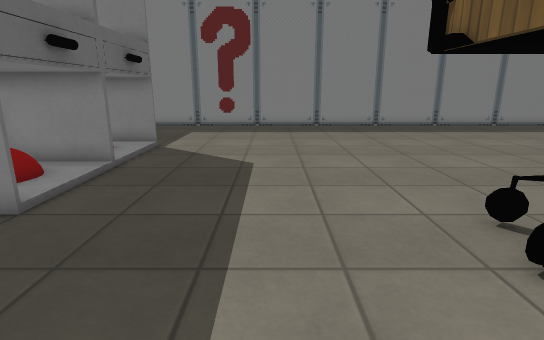
[1] (above)

17 first-person views from a walk through a 3-D level made in the Godot game engine. The camera is 1.2 m above the floor, tilts 14° down and sees 80° across. The floor is counted in squares, 0.5 m on a side. Each view is taken from the middle of a square. On the plan, view 1 faces up. The plan holds only what a view shows up to about 20 squares ahead; the rest is blank. Some surface patterns are stand-ins.

[2]
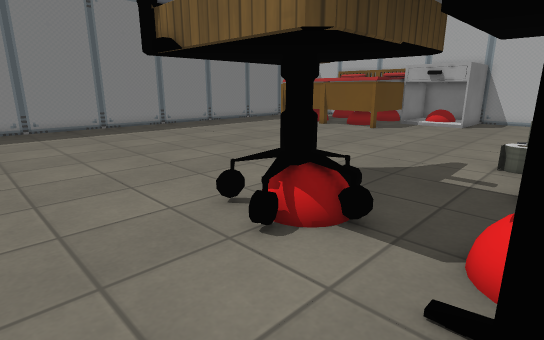

[3]
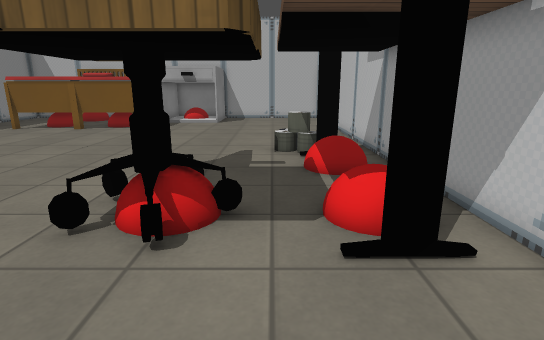

[4]
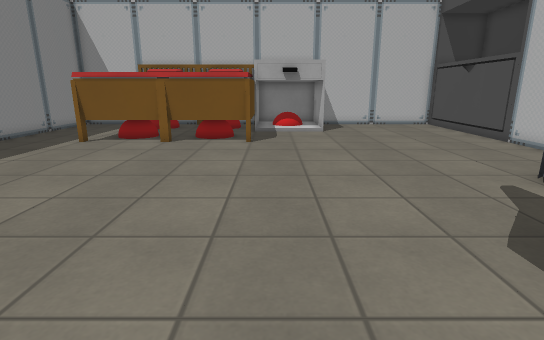

[5]
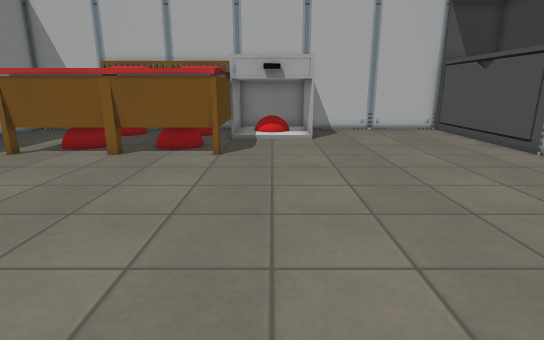

[6]
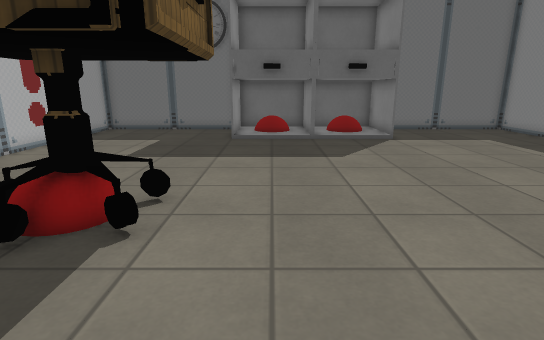

[7]
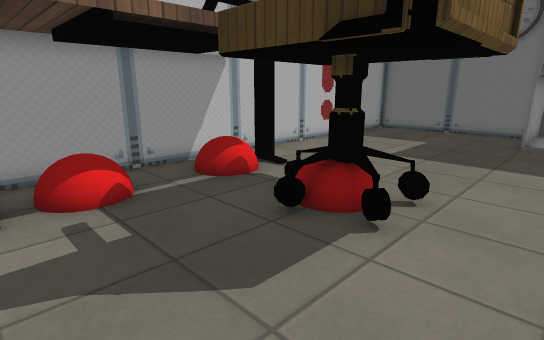

[8]
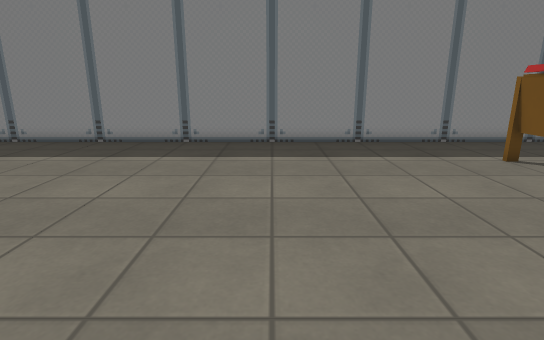

[9]
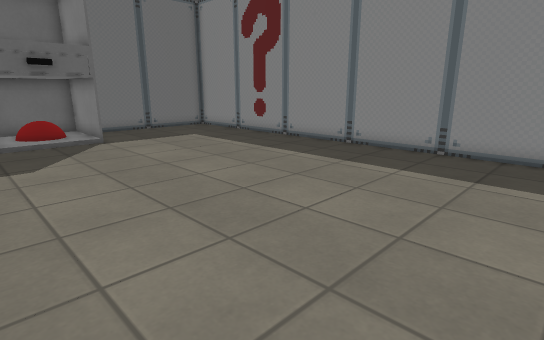

[10]
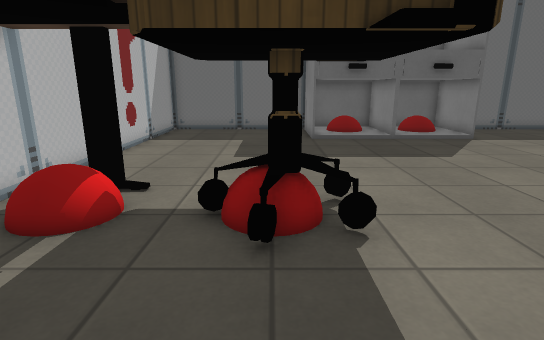

[11]
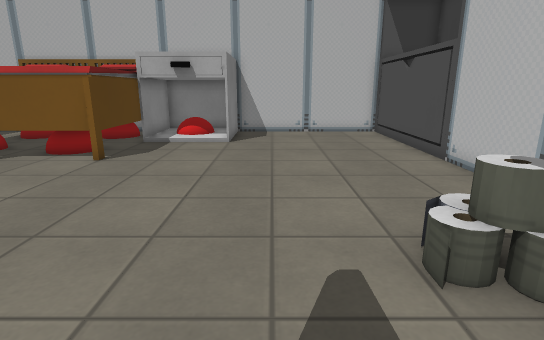

[12]
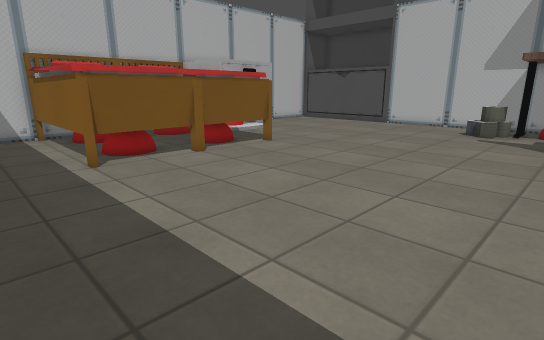

[13]
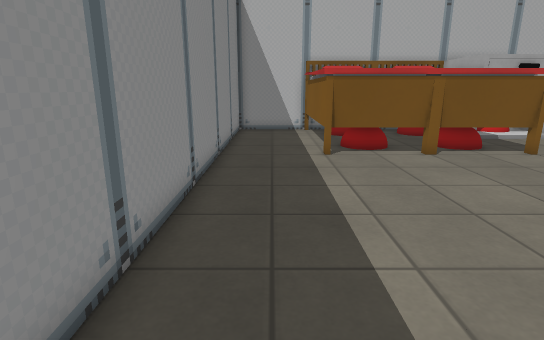

[14]
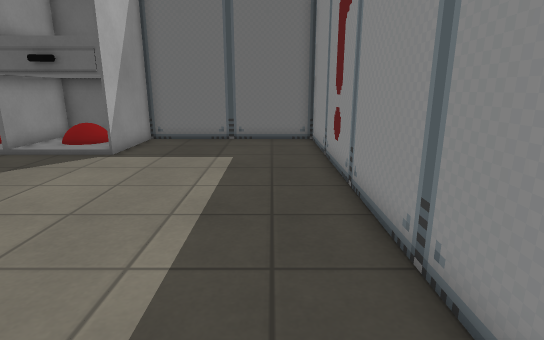

[15]
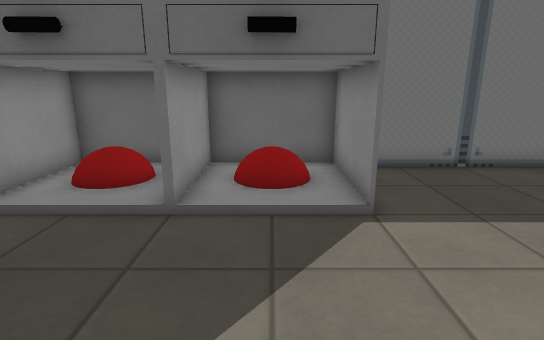

[16]
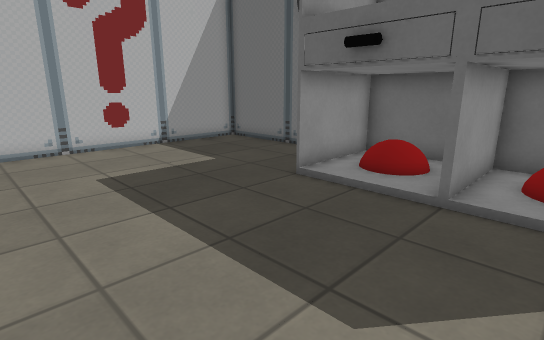

[17]
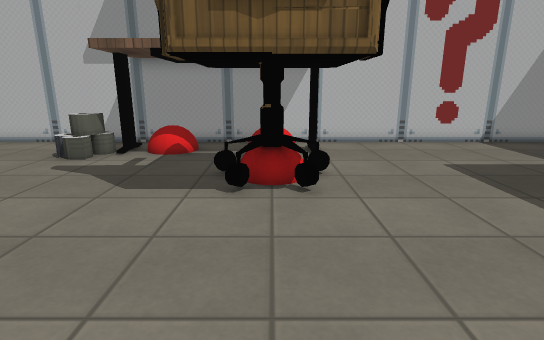

### Floor plan
Key: @ floor where view 1 was taken; # wall or solid block; x gap in a wall; . floor; = window, fence, low wall or low ledge; T table; C chair; B bed; E desk; K bookshelf; O other object.
Columns run from 9 left of view 1 to 27 right of it. Each row starts with its distance up from view 1.
 22 #####################################
 21 #...................................#
 20 #...................................#
 19 #...................................#
 18 #...........................BBBBBBBB#
 17 #...........................BBB   BBB
 16 #...........................BB     BB
 15 #...........................BBB    BB
 14 #TTTT.......................BB
 13 #TTTT.......................BBB    BB
 12 #TTTT.......................BB   B BB
 11 #TTTT.......................BBB  BBBB
 10 #TTTT.......................BBBBTTTT#
  9 #TTTT...........................TTTT#
  8 #TTTT...........................TTTT#
  7 #TTTT.......CCCCC...............TTTT#
  6 #TTTT.......CCCCC...............TTTT#
  5 #...........CCCCC...................#
  4 #...........CCCCC...................#
  3 #...........CCCCC...................#
  2 #...........CCCCC...................#
  1 #.............x.....#=O.............#
  0 #........@..Ex ...O.E...............#
 -1 #.............x.....................#
 -2 #############################KKKKKKK#

Where each view was taken, in squares from view 1:
view 1: 0 up, 0 right, facing up
view 2: 0 up, 0 right, facing up-right
view 3: 2 up, 1 left, facing right
view 4: 9 up, 4 right, facing right
view 5: 8 up, 7 right, facing right
view 6: 8 up, 11 right, facing left
view 7: 8 up, 11 right, facing down-left
view 8: 7 up, 11 right, facing up
view 9: 9 up, 11 right, facing up-left
view 10: 4 up, 11 right, facing left
view 11: 4 up, 8 right, facing right
view 12: 21 up, 8 right, facing down-right
view 13: 20 up, 7 right, facing right
view 14: 20 up, 7 right, facing left
view 15: 12 up, 1 right, facing left
view 16: 12 up, 2 right, facing down-left
view 17: 13 up, 5 right, facing down
